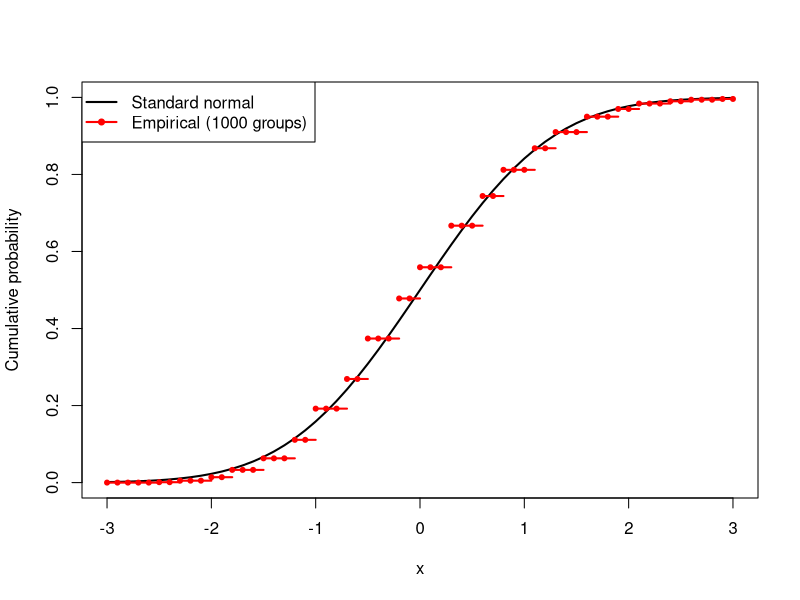

Source code (R):
# R语言基础（五）：随机模拟与正态近似
# 课堂程序按下面的分段在RStudio中运行。
# 教材印刷第84—93页。

# 1. 平均值与频率
x <- c(0, 1, 1, 0, 1)
mean(x)
mean(x == 1)

# 2. 均匀随机数与正态随机数
x <- runif(10, 0, 1)
x
mean(x)
x <- rnorm(10, 0, 1)
x

# 3. 均匀分布的样本平均值（教材案例2.17）
x <- runif(50000, 0, 1)
mean(x[1:100])
mean(x[1:1000])
mean(x)

# 4. 矩的平均、频率与经验累计比例（例2.6.1—2.6.3）
x <- runif(10000, 0, 1)
mean(x^2)
mean(x <= 0.5)
t <- 0.5
mean(x <= t)

# 5. 例2.6.5：方法一，均匀随机数计算正态密度积分
Y <- runif(10000, 0.1, 2)
c <- 1 / sqrt(2 * pi)
f <- c * exp(-(Y * Y) / 2)
p <- (2 - 0.1) * mean(f)
p

# 6. 例2.6.5：方法二，正态随机数计算区间频率
x <- rnorm(100000, 0, 1)
I <- x > 0.1 & x < 2
p <- mean(I)
p
pnorm(2, 0, 1) - pnorm(0.1, 0, 1)

# 7. 课堂练习一
# 分别运行上面第5、6段，各重复两次，记录结果。
# 第5段把10000改为100000，第6段把100000改为10000。
# 重新运行相应整段，与0.437422比较，说明结果的差异。

# 8. 例2.6.6：36名女大学生的平均体重超过57 kg
z <- sqrt(36) * (57 - 51.96) / 6.31
z
1 - pnorm(z, 0, 1)

# 9. 泊松模拟完整段（教材例2.6.7，第92—93页）
# 每行是一组样本，n为每组样本量，共1000组。
# 教师演示绘图段，学生重点理解n、1000与图形比较。
n <- 30
y <- matrix(rpois(1000 * n, 0.5), 1000, n)
z <- (rowSums(y) / n - 0.5) * sqrt(n / 0.5)
x <- seq(-3, 3, 0.1)
f <- c()
for (i in 1:length(x)) {
  f <- c(f, sum(z <= x[i]) / 1000)
}
phi <- pnorm(x, 0, 1)

# 绘图：phi是理论累计概率，f是经验累计比例。
# 修正教材第93页plot中不一致的对象名。
plot(x, phi, type = "l", lwd = 2, col = "black",
     ylim = c(0, 1), xlab = "x", ylab = "Cumulative probability")
for (i in 1:(length(x) - 1)) {
  lines(x[i:(i + 1)], c(f[i], f[i]), col = "red", lwd = 2)
  points(x[i], f[i], pch = 20, col = "red")
}
points(x[length(x)], f[length(x)], pch = 20, col = "red")
legend("topleft", c("Standard normal", "Empirical (1000 groups)"),
       lty = c(1, 1), pch = c(-1, 20),
       col = c("black", "red"), lwd = 2)

# 10. 课堂练习二
# 只将第9段首行的 n <- 30 改为 n <- 300。
# 重新运行第9段的全部代码，包括生成数据、计算比例和绘图。
# 保持1000组，比较两幅图，说明每组样本量与重复组数的区别。
